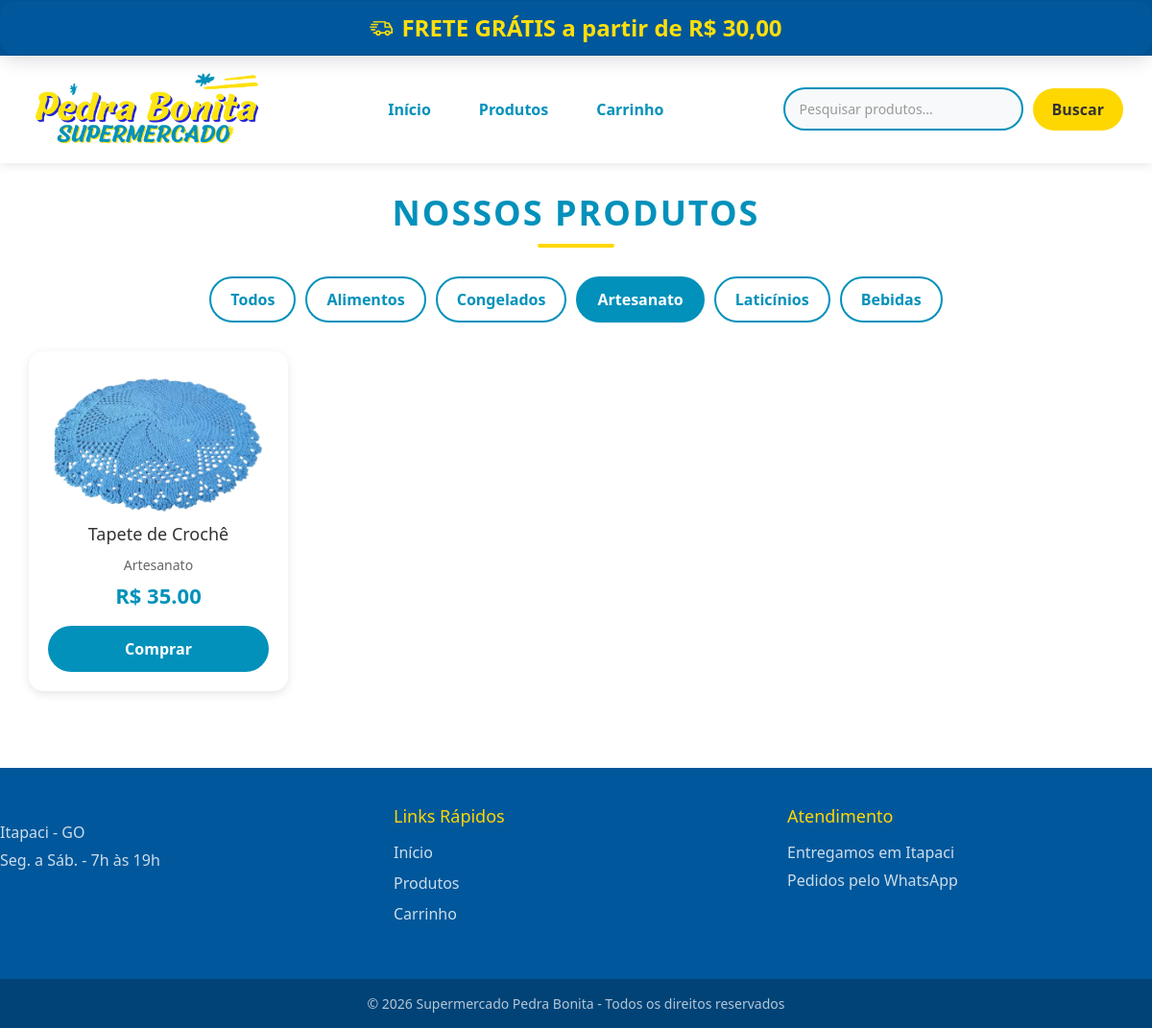
Page /produtos?categoria=Artesanato on the committed database.
### supermercadopedrabonita/models.py (models this page shows, shortened)
class Produto(db.Model):
    id = db.Column(db.Integer, primary_key=True)
    nome = db.Column(db.String(100), nullable=False)
    preco = db.Column(db.Float, nullable=False)
    descricao = db.Column(db.Text)
    categoria = db.Column(db.String(50))
    disponivel = db.Column(db.Boolean, default=True)
    data_criacao = db.Column(db.DateTime, default=datetime.utcnow)
    imagem_url = db.Column(db.String(200))

### supermercadopedrabonita/routes.py (the view, shortened to what this page needs)
@app.route('/produtos')
def produtos():
    categoria = request.args.get('categoria', 'todos')
    busca = request.args.get('q', '')
    if categoria == 'todos':
        lista_produtos = Produto.query.all()
    else:
        lista_produtos = Produto.query.filter_by(categoria=categoria).all()
    categorias = db.session.query(Produto.categoria).distinct().all()
    return render_template('produtos.html',
                         produtos=lista_produtos,
                         categorias=categorias,
                         categoria_atual=categoria,
                         busca=busca)

### supermercadopedrabonita/templates/produtos.html (shortened to what this page needs)
{% extends "base.html" %}
{% block conteudo %}
<div class="produtos-container">
    <h2>Nossos Produtos</h2>
    <div class="filtros">
        <a href="{{ url_for('produtos') }}"
           class="filtro-btn {% if categoria_atual == 'todos' %}ativo{% endif %}">
            Todos
        </a>
        {% for cat in categorias %}
        <a href="{{ url_for('produtos', categoria=cat[0]) }}"
           class="filtro-btn {% if categoria_atual == cat[0] %}ativo{% endif %}">
            {{ cat[0] }}
        </a>
        {% endfor %}
    </div>
    <div class="produtos-grid">
        {% for produto in produtos %}
        <div class="produto-card">
            <img src="{{ url_for('static', filename=produto.imagem_url) }}"
                 alt="{{ produto.nome }}"
                 class="produto-img">
            <h3>{{ produto.nome }}</h3>
            <p class="categoria">{{ produto.categoria }}</p>
            <p class="preco">R$ {{ "%.2f"|format(produto.preco) }}</p>
            <a href="{{ url_for('adicionar_carrinho', produto_id=produto.id) }}" class="btn-comprar">
            Comprar
            </a>
        </div>
        {% endfor %}
    </div>
</div>
{% endblock %}

### supermercadopedrabonita/static/css/style.css (style rules this page uses)
* { margin: 0; padding: 0; box-sizing: border-box; }
.produto-card { background: #fff; border-radius: 15px; padding: 20px; text-align: center; box-shadow: 0 3px 10px rgba(0,0,0,0.1); transition: 0.3s; }
.produto-img { width: 100%; height: 150px; object-fit: contain; border-radius: 10px; margin-bottom: 10px; }
.produto-card h3 { color: #333; margin-bottom: 10px; font-size: 18px; }
.preco { font-size: 22px; font-weight: bold; color: #0191bb; margin-bottom: 15px; }
.btn-comprar { display: block; background: #0191bb; color: #fff; border: none; padding: 12px 25px; border-radius: 25px; cursor: pointer; font-weight: bold; font-size: 16px; width: 100%; text-align: center; text-decoration: none; transition: 0.3s; }
.produtos-container { width: 95%; max-width: 1600px; margin: auto; padding: 30px 0; }
.produtos-container h2 { color: #0191bb; text-align: center; margin-bottom: 30px; font-size: 36px; font-weight: 800; text-transform: uppercase; letter-spacing: 2px; position: relative; padding-bottom: 15px; }
.produtos-container h2::after { content: ''; position: absolute; bottom: 0; left: 50%; transform: translateX(-50%); width: 80px; height: 4px; background: #ffd700; border-radius: 2px; }
.filtros { display: flex; gap: 10px; justify-content: center; margin-bottom: 30px; flex-wrap: wrap; }
.filtro-btn { padding: 10px 20px; background: #fff; color: #0191bb; text-decoration: none; border-radius: 25px; font-weight: bold; border: 2px solid #0191bb; transition: 0.3s; }
.filtro-btn.ativo { background: #0191bb; color: #fff; }
.produtos-grid { display: grid; grid-template-columns: repeat(4, 1fr); gap: 20px; }
.categoria { color: #666; font-size: 14px; margin: 5px 0; }

### rows in the picture
Produto: categoria "Congelados"
Produto: categoria "Laticínios"
Produto: categoria "Bebidas"
Produto: imagem_url (picture), nome "Tapete de Crochê", categoria "Artesanato", preco "35.00"

### other values in the picture
{{ cat[0] }} "Alimentos" "Artesanato"
